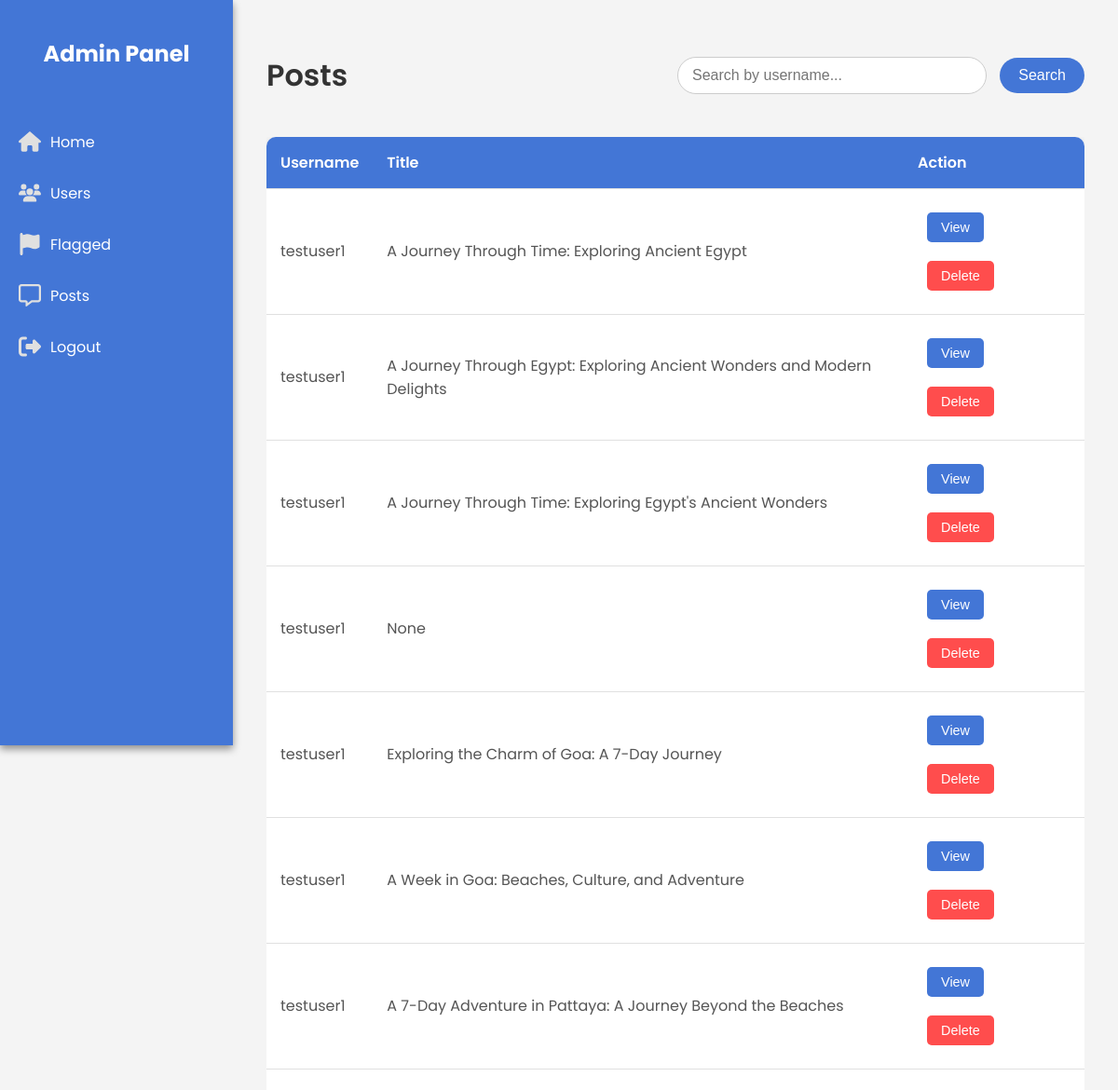
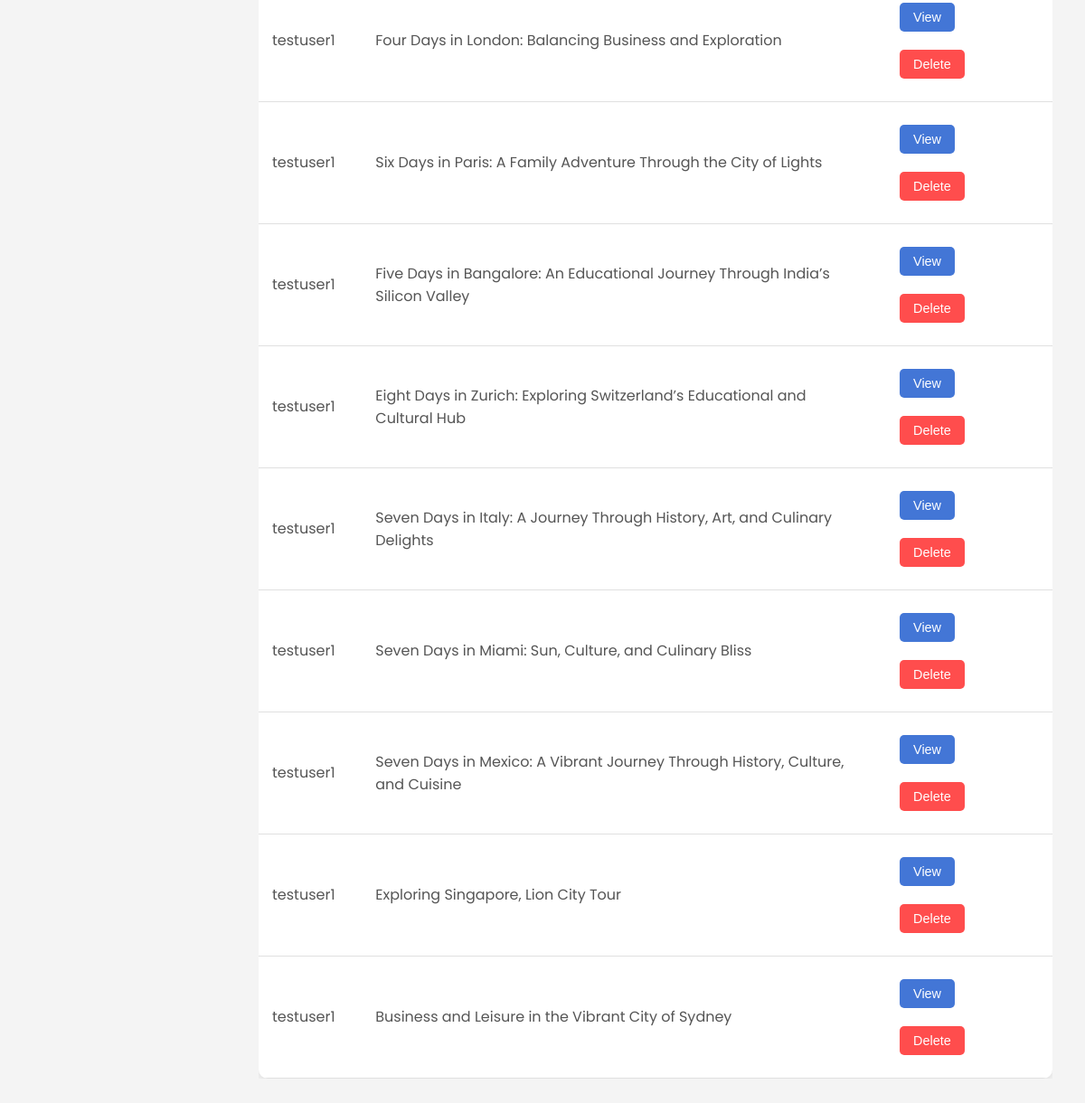
The app's page /posts_admin with its own data (2 pictures, top to bottom).
### app/models.py (models this page shows)
class User(db.Model, UserMixin):
    id = db.Column(db.Integer, primary_key=True)
    username = db.Column(db.String(80), unique=True, nullable=False)
    password = db.Column(db.String(80), nullable=False)
    email = db.Column(db.String(120), unique=True, nullable=False)
    phone_number = db.Column(db.Integer, unique=True, nullable=False)
    profile_pic = db.Column(db.String(120), nullable=False, default='profile.jpg')

class Post(db.Model):
    id = db.Column(db.Integer, primary_key=True)
    title = db.Column(db.String(255), nullable=True)
    location = db.Column(db.String(255), nullable=True)
    category = db.Column(db.String(255), nullable=True)
    duration = db.Column(db.String(255), nullable=True)
    tips = db.Column(db.String(255), nullable=True)
    user_id = db.Column(db.Integer, db.ForeignKey('user.id'), nullable=True)
    status=db.Column(db.String, nullable=False, default='draft')
    content = db.Column(db.String, nullable=False)
    flagged = db.Column(db.Boolean, nullable=False,default=False)
    sexuality = db.Column(db.String(255), nullable=False,default=False)
    violence = db.Column(db.String(255), nullable=False,default=False)
    harassment = db.Column(db.String(255), nullable=False,default=False)
    illicit = db.Column(db.String(255), nullable=False,default=False)
    self_harm = db.Column(db.String(255), nullable=False,default=False)
    hate = db.Column(db.String(255), nullable=False,default=False)

### app/admin_routes.py (the view)
@app.route('/posts_admin')
def posts_admin():
    posts = (
        db.session.query(User, Post)
        .join(Post, User.id == Post.user_id)
        .filter(Post.status != 'flagged')  # Exclude trashed posts
        .all()
    )
    return render_template('adminPages/posts.html', posts=posts)

### app/templates/adminPages/posts.html
{% extends 'adminPages/adminhome.html' %}
{% block head %}
    <link rel="stylesheet" href="{{ url_for('static', filename='css/admin.css') }}">
    <link rel="stylesheet" href="{{ url_for('static', filename='css/posts_admin.css') }}">
{% endblock %}
{% block body %}
    <div class="users-page">
     <div class="page-header">
    <h1 class="page-title">Posts</h1>
    <div class="search-container">
        <form action="/posts_search" method="get">
            <label>
                <input class="form-control" type="text" placeholder="Search by username..." name="username">
                <input type="submit" value="Search">
            </label>
        </form>
    </div>
</div>
        <div class="users-table-container">
            <table class="users-table">
                <thead>
                    <tr>
                        <th>Username</th>
                        <th>Title</th>
                        <th>Action</th>
                    </tr>
                </thead>
                <tbody>
                {% if posts %}
                    {% for user,post in posts %}
                    <tr>
                        <td>{{ user.username }}</td>
                        <td>{{ post.title }}</td>
                        <td>
                            <button class="action-btn">View</button>
                            <form action="{{ url_for('delete_admin', post_id=post.id) }}" method="post" style="display:inline;">
                                <button type="submit" class="action-btn delete-btn">Delete</button>
                            </form>
                        </td>
                    </tr>
                    {% endfor %}
                {% else %}
                     <tr>
                        <td>No results found</td>
                    </tr>
                {% endif %}
                </tbody>
            </table>
        </div>
    </div>
{% endblock %}

### app/templates/adminPages/adminhome.html (shortened to what this page needs)
<!DOCTYPE html>
<html lang="en">
<head>
    <link rel="stylesheet" href="static/css/admin.css">
    {% block head %}{% endblock %}
</head>
<body>
    <div class="sidebar">
        <h2 class="sidebar-title">Admin Panel</h2>
        <nav class="nav">
            <a href="{{ url_for('admin')}}" class="nav-item">
                Home
            </a>
            <a href="{{ url_for('users') }}" class="nav-item">
                Users
            </a>
            <a href="{{ url_for('flags') }}" class="nav-item">
                Flagged
            </a>
            <a href="{{ url_for('posts_admin') }}" class="nav-item">
                Posts
            </a>
            <a href="#" class="nav-item">
                Logout
            </a>
        </nav>
    </div>
    <main>
        {% block body %}{% endblock %}
    </main>
</body>
</html>

### app/static/css/admin.css (style rules this page uses)
body { font-family: 'Poppins', sans-serif; margin: 0; padding: 0; background-color: #f4f4f4; }
main { margin-left: 250px; padding: 1rem; transition: margin-left 0.3s; }
.sidebar { width: 250px; height: 100vh; background-color: #4376d6; color: #ffffff; position: fixed; left: 0; top: 0; box-shadow: 0 4px 8px rgba(0, 0, 0, 0.42); transition: width 0.3s; }
.sidebar-title { padding: 20px; font-size: 24px; text-align: center; }
.nav { padding: 10px 0; }
.nav-item { display: flex; align-items: center; padding: 15px 20px; color: #ffffff; text-decoration: none; border-radius: 10px; transition: background-color 0.3s; }
.icon { width: 24px; height: 24px; margin-right: 10px; }
.icon { color: #e0e0e0; }

### app/static/css/posts_admin.css (style rules this page uses)
.users-page { padding: 20px; }
.page-header { display: flex; justify-content: space-between; align-items: center; margin-bottom: 20px; }
.page-title { font-size: 2rem; color: #333; font-weight: 600; }
.users-table-container { overflow-x: auto; }
.users-table { width: 100%; border-collapse: collapse; background-color: #ffffff; box-shadow: 0 2px 8px rgba(0, 0, 0, 0.1); border-radius: 10px; overflow: hidden; }
.users-table th, .users-table td { padding: 15px; text-align: left; border-bottom: 1px solid #e0e0e0; }
.users-table th { background-color: #4376d6; color: #ffffff; font-weight: 600; }
.users-table td { color: #555; }
.action-btn { padding: 8px 15px; border: none; border-radius: 5px; cursor: pointer; font-size: 0.9rem; color: #ffffff; background-color: #4376d6; transition: background-color 0.3s; margin: 10px; }
.delete-btn { background-color: #ff4d4d; }
.search-container { display: flex; align-items: center; }
.search-container input[type="text"] { width: 300px; padding: 10px 15px; font-size: 1rem; border: 1px solid #ccc; border-radius: 20px; outline: none; transition: border-color 0.3s; }
.search-container input[type="submit"] { padding: 10px 20px; font-size: 1rem; color: #ffffff; background-color: #4376d6; border: none; border-radius: 20px; margin-left: 10px; cursor: pointer; transition: background-color 0.3s; }

### records on screen
User: username "testuser1", title "A Journey Through Time: Exploring Ancient Egypt", title "A Journey Through Egypt: Exploring Ancient Wonders and Modern Delights", title "A Journey Through Time: Exploring Egypt's Ancient Wonders", title "None", title "Exploring the Charm of Goa: A 7-Day Journey", title "A Week in Goa: Beaches, Culture, and Adventure", title "A 7-Day Adventure in Pattaya: A Journey Beyond the Beaches", title "Four Days in London: Balancing Business and Exploration", title "Six Days in Paris: A Family Adventure Through the City of Lights", title "Five Days in Bangalore: An Educational Journey Through India’s Silicon Valley", title "Eight Days in Zurich: Exploring Switzerland’s Educational and Cultural Hub", title "Seven Days in Italy: A Journey Through History, Art, and Culinary Delights", title "Seven Days in Miami: Sun, Culture, and Culinary Bliss", title "Seven Days in Mexico: A Vibrant Journey Through History, Culture, and Cuisine", title "Exploring Singapore, Lion City Tour", title "Business and Leisure in the Vibrant City of Sydney"
